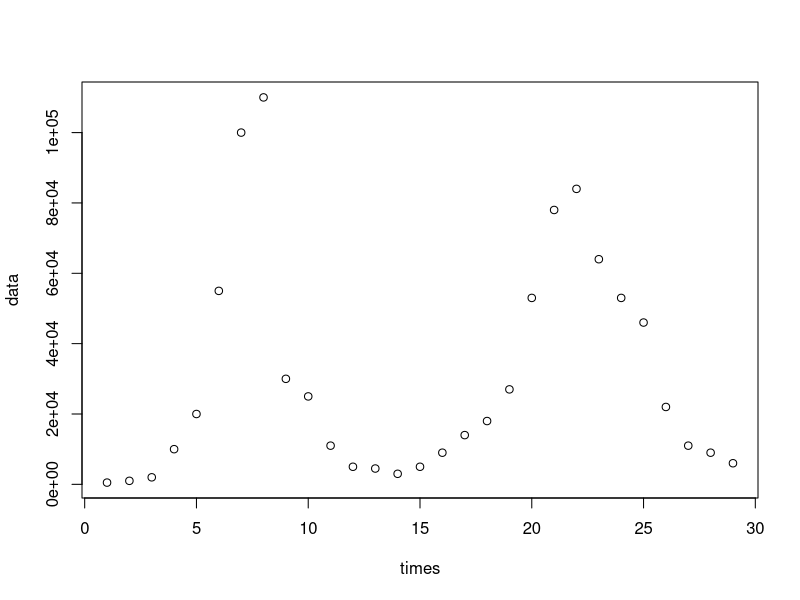

The R source for this figure: (Note: this script raises an error after producing the figure.)
# Read data from file
# require('epi')

epiData <- read.csv("data/h1n1.csv", header = TRUE)
# nSum <- 4
data <- epiData[,2]

times <- c(1:length(data))
plot(times, data)

# Fitting epidemics
minTruncation <- 4
# startOffset <- findStartOffset(data, minTruncation)
startOffset <- 1
endOffset <- 1
offsets <- list(startOffset=startOffset, endOffset=endOffset, minTruncation=minTruncation)

# Threshold
thresholds <- list(lim=0.9)

# Init Params = beta, gamma, S0
initParams <- c()
# Epidemic type array epidemic types correspond to the number of parameters of the sub epidemic model
epiTypes <- c(0)

# Init Conds = S0, I0, R0
# I0 from first data point
initConds <- c()

plotConfig <- list(title="Synthedemic Decomposition of H1N1", fileName="output/graphs/swine/", dataFile="output/data/swine.RData", envFile="output/data/blur2/blurEnv.RData", pat=12, rat=60)

# gradientSearch(times, data, plotConfig)
# readline()

# Fit parameters
fitOverTimeMulti("LMS", times, data, initConds, initParams, epiTypes, offsets, thresholds, plotConfig)